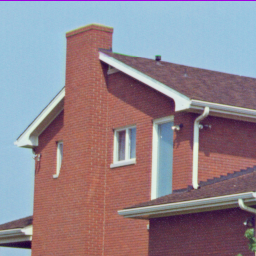
#> input picture assets/watermarked_images/watermarked_4.1.05.png, 256 x 256 px, given in place of mushroom.png, which was not available
$ python demo_embedding.py
#> lines starting #> are read from the running program, lines starting #| are printed output that depends on the picture; pictures that were not available may be replaced by others from this repository, and a replacement may not be noted
### src/watermarking/watermarking.py
"""
===================================================================
BMDS2133 Image Processing — Group Assignment
Module 1: Data Preparation  +  Module 2: Watermark Embedding
===================================================================
Algorithm : Hybrid DWT-DCT Differential Blind Watermarking
"""

import cv2
import numpy as np
import pywt
from scipy.fftpack import dct, idct
from pathlib import Path
import math


from .arnold import (
    arnold_scramble_bits,
)

# ─────────────────────────────────────────────────────────────────
# CONSTANTS
# ─────────────────────────────────────────────────────────────────

BLOCK_SIZE  = 8
ALPHA       = 0.20       # Role C: Increased for heavy JPEG resistance
HVS_GAIN    = 3.0
# We now use TWO coefficients for differential embedding
COEFF_A     = (3, 4)
COEFF_B     = (4, 3)
WAVELET     = "haar"
DWT_LEVEL   = 1
CALIBRATION_SIZE = 0     # Differential is self-syncing, no header needed

ALPHA_BASE  = ALPHA


# ─────────────────────────────────────────────────────────────────
# MODULE 1: DATA PREPARATION
# ─────────────────────────────────────────────────────────────────

def load_image(image_path: str) -> np.ndarray:
    img = cv2.imread(image_path)
    if img is None:
        raise FileNotFoundError(f"Could not load image: {image_path}")
    return img

def save_image(image: np.ndarray, output_path: str):
    out = Path(output_path)
    out.parent.mkdir(parents=True, exist_ok=True)
    cv2.imwrite(str(out), image)

def preprocess_image(image: np.ndarray) -> tuple:
    ycbcr     = cv2.cvtColor(image, cv2.COLOR_BGR2YCrCb)
    Y, Cr, Cb = cv2.split(ycbcr)
    align = BLOCK_SIZE * 2
    h, w  = Y.shape
    new_h = (h // align) * align
    new_w = (w // align) * align
    if new_h != h or new_w != w:
        Y = Y[:new_h, :new_w]
        Cb = Cb[:new_h, :new_w]
        Cr = Cr[:new_h, :new_w]
        ycbcr = ycbcr[:new_h, :new_w]
    Y_norm = Y.astype(np.float64) / 255.0
    return Y_norm, Cb, Cr, ycbcr

def prepare_watermark(watermark_input, embed_capacity: int) -> tuple:
    """
    Prepare a watermark for embedding and save a reference baseline.
    """
    if isinstance(watermark_input, (str, Path)):
        path = Path(str(watermark_input))
        if not path.exists():
            import PIL.Image as PILImage, PIL.ImageDraw as PILDraw, PIL.ImageFont as PILFont
            font_size = 72
            try:
                font = PILFont.truetype("/usr/share/fonts/truetype/dejavu/DejaVuSans-Bold.ttf", font_size)
            except:
                font = PILFont.load_default()
            temp_img = PILImage.new('L', (1000, 200))
            draw = PILDraw.Draw(temp_img)
            bbox = draw.textbbox((0, 0), str(watermark_input), font=font)
            tw, th = bbox[2]-bbox[0], bbox[3]-bbox[1]
            img_pil = PILImage.new('L', (tw + 4, th + 4), color=0)
            draw = PILDraw.Draw(img_pil)
            draw.text((2, 2), str(watermark_input), font=font, fill=255)
            wm = np.array(img_pil)
        else:
            wm = cv2.imread(str(path), cv2.IMREAD_GRAYSCALE)
            if wm is None:
                raise ValueError(f"Could not read watermark image: {watermark_input}")
    else:
        wm = watermark_input
        if len(wm.shape) == 3:
            wm = cv2.cvtColor(wm, cv2.COLOR_BGR2GRAY)

    # Initial binarization
    _, wm_bin = cv2.threshold(wm, 128, 1, cv2.THRESH_BINARY)

    # Resize to fit capacity if necessary
    total = wm_bin.shape[0] * wm_bin.shape[1]
    if total > embed_capacity:
        scale = math.sqrt(embed_capacity / total)
        nh, nw = max(1, int(wm_bin.shape[0]*scale)), max(1, int(wm_bin.shape[1]*scale))
        # Use INTER_AREA for structural integrity during shrinking
        wm_bin = cv2.resize(wm_bin, (nw, nh), interpolation=cv2.INTER_AREA)
        _, wm_bin = cv2.threshold(wm_bin, 0.5, 1, cv2.THRESH_BINARY)

    # Role C Fix: Save the "Gold Standard" reference for evaluation
    # This matches the pixel-grid of the extraction exactly.
    ref_img = (wm_bin * 255).astype(np.uint8)
    ref_path = Path("assets/watermarks/reference_baseline.png")
    ref_path.parent.mkdir(parents=True, exist_ok=True)
    cv2.imwrite(str(ref_path), ref_img)
    print(f"[prepare_watermark] Reference baseline saved to {ref_path}")

    return wm_bin.flatten().astype(np.uint8), wm_bin.shape

# ─────────────────────────────────────────────────────────────────
# MODULE 2: EMBEDDING
# ─────────────────────────────────────────────────────────────────

def apply_dwt(channel: np.ndarray) -> tuple:
    coeffs = pywt.dwt2(channel, WAVELET)
    LL, (LH, HL, HH) = coeffs
    return coeffs, LL, LH, HL, HH

def apply_dct_blocks(subband: np.ndarray) -> np.ndarray:
    h, w = subband.shape
    dct_img = np.zeros_like(subband)
    for r in range(0, h, BLOCK_SIZE):
        for c in range(0, w, BLOCK_SIZE):
            block = subband[r:r+BLOCK_SIZE, c:c+BLOCK_SIZE]
            dct_img[r:r+BLOCK_SIZE, c:c+BLOCK_SIZE] = dct(dct(block.T, norm='ortho').T, norm='ortho')
    return dct_img

def apply_idct_blocks(dct_subband: np.ndarray) -> np.ndarray:
    h, w = dct_subband.shape
    spatial = np.zeros_like(dct_subband)
    for r in range(0, h, BLOCK_SIZE):
        for c in range(0, w, BLOCK_SIZE):
            block = dct_subband[r:r+BLOCK_SIZE, c:c+BLOCK_SIZE]
            spatial[r:r+BLOCK_SIZE, c:c+BLOCK_SIZE] = idct(idct(block, norm='ortho', axis=1), norm='ortho', axis=0)
    return spatial

def _compute_adaptive_alpha(dct_block: np.ndarray, alpha_base: float) -> float:
    # Use block energy but cap it for stability
    mid_energy = float(np.mean(np.abs(dct_block)))
    return alpha_base * (1.0 + min(HVS_GAIN * mid_energy, 2.0))

def _embed_bit_into_band(dct_band: np.ndarray, watermark_bits: np.ndarray, alpha_base: float) -> np.ndarray:
    """
    Differential Embedding: Compares two coefficients.
    Supports Redundancy by repeating bits across all available blocks.
    """
    h, w = dct_band.shape
    n_blocks_row, n_blocks_col = h // BLOCK_SIZE, w // BLOCK_SIZE
    dct_modified = dct_band.copy()
    n_bits = len(watermark_bits)

    count = 0
    for r in range(n_blocks_row):
        for c in range(n_blocks_col):
            bit = int(watermark_bits[count % n_bits])
            br, bc = r * BLOCK_SIZE, c * BLOCK_SIZE

            block = dct_modified[br:br+BLOCK_SIZE, bc:bc+BLOCK_SIZE]
            alpha_l = _compute_adaptive_alpha(block, alpha_base)

            # Differential Logic
            v1 = block[COEFF_A[0], COEFF_A[1]]
            v2 = block[COEFF_B[0], COEFF_B[1]]

            avg = (v1 + v2) / 2.0
            if bit == 1:
                # Make v1 significantly larger than v2
                v1 = avg + alpha_l / 2.0
                v2 = avg - alpha_l / 2.0
            else:
                # Make v2 significantly larger than v1
                v1 = avg - alpha_l / 2.0
                v2 = avg + alpha_l / 2.0

            dct_modified[br+COEFF_A[0], bc+COEFF_A[1]] = v1
            dct_modified[br+COEFF_B[0], bc+COEFF_B[1]] = v2
            count += 1
    return dct_modified

def _extract_soft_from_band(dct_band: np.ndarray, n_bits: int, alpha_base: float) -> np.ndarray:
    """
    Differential Extraction: Uses hard-voting (Sign-based).
    Every block gets exactly one 'vote' (+1 or -1).
    This ensures Gaussian noise in one block can't overwhelm others.
    """
    h, w = dct_band.shape
    n_blocks_row, n_blocks_col = h // BLOCK_SIZE, w // BLOCK_SIZE
    # scores will now store the sum of 'votes'
    scores = np.zeros(n_bits, dtype=np.float64)

    count = 0
    for r in range(n_blocks_row):
        for c in range(n_blocks_col):
            br, bc = r * BLOCK_SIZE, c * BLOCK_SIZE
            v1 = dct_band[br+COEFF_A[0], bc+COEFF_A[1]]
            v2 = dct_band[br+COEFF_B[0], bc+COEFF_B[1]]

            # Vote +1 if v1 > v2, else -1
            vote = 1.0 if v1 > v2 else -1.0
            scores[count % n_bits] += vote
            count += 1
    return scores

def embed_watermark(Y_norm, watermark_bits, alpha=ALPHA):
    _, LL, LH, HL, HH = apply_dwt(Y_norm)
    dct_LH_mod = _embed_bit_into_band(apply_dct_blocks(LH), watermark_bits, alpha)
    dct_HL_mod = _embed_bit_into_band(apply_dct_blocks(HL), watermark_bits, alpha)
    new_coeffs = (LL, (apply_idct_blocks(dct_LH_mod), apply_idct_blocks(dct_HL_mod), HH))
    return np.clip(pywt.idwt2(new_coeffs, WAVELET), 0.0, 1.0), None

def reconstruct_image(Y_wm, Cb, Cr):
    Y_8 = np.clip(Y_wm * 255.0, 0, 255).astype(np.uint8)
    return cv2.cvtColor(cv2.merge([Y_8, Cr, Cb]), cv2.COLOR_YCrCb2BGR)

def extract_watermark(image, n_bits, shape, alpha=ALPHA):
    Y_norm, _, _, _ = preprocess_image(image)
    _, _, LH, HL, _ = apply_dwt(Y_norm)

    s_lh = _extract_soft_from_band(apply_dct_blocks(LH), n_bits, alpha)
    s_hl = _extract_soft_from_band(apply_dct_blocks(HL), n_bits, alpha)

    # Simple consensus: if diff > 0, bit 1
    voted = ((s_lh + s_hl) >= 0).astype(np.uint8)
    return (voted[:shape[0]*shape[1]].reshape(shape) * 255).astype(np.uint8)

# [4 lines left out: function calculate_psnr, not called in this run]

def run_embedding_pipeline(image_path, watermark_input, output_path, alpha=ALPHA, arnold_iterations=0):
    original = load_image(image_path)
    Y_norm, Cb, Cr, _ = preprocess_image(original)
    _, LL, LH, HL, HH = apply_dwt(Y_norm)
    capacity = (LH.shape[0] // BLOCK_SIZE) * (LH.shape[1] // BLOCK_SIZE)

    bits, shape_orig = prepare_watermark(watermark_input, capacity)
    is_text = isinstance(watermark_input, str) and not Path(watermark_input).exists()

    actual_iters, wm_shape_embed, actual_n_bits = 0, shape_orig, len(bits)
    if arnold_iterations > 0:
        bits, grid, pad = arnold_scramble_bits(bits, iterations=arnold_iterations)
        actual_iters, wm_shape_embed, actual_n_bits = arnold_iterations, grid, len(bits)

    Y_wm, _ = embed_watermark(Y_norm, bits, alpha)
    wm_img = reconstruct_image(Y_wm, Cb, Cr)
    save_image(wm_img, output_path)

    return {
        "watermarked_image": wm_img,
        "n_bits": actual_n_bits,
        "watermark_shape": wm_shape_embed,
        "original_shape": shape_orig,
        "arnold_iterations": actual_iters,
        "is_text": is_text,
        "capacity": capacity,
        "watermark_bits": bits.copy(),
    }

### src/demo_embedding.py
"""
===================================================================
demo_embedding.py  —  BMDS2133 Image Processing Group Assignment
===================================================================
Self-contained demonstration of Module 1 + Module 2.

Usage
─────
    cd image_watermarking
    python demo_embedding.py

What it does
────────────
1.  Loads mushroom.png (USC-SIPI-style host image).
2.  Generates a synthetic binary watermark if none is found.
3.  Runs the full DWT-DCT embedding pipeline.
4.  Saves:
        assets/watermarked_images/watermarked_mushroom.png
        assets/watermarks/generated_watermark.png          (if auto-generated)
        results/extracted_watermarks/extracted_watermark.png
5.  Prints a metrics report (PSNR, embedding stats).
"""

import sys
import os
from pathlib import Path

# Make sure src/ is on the path when running from project root
sys.path.insert(0, os.path.dirname(__file__))

# Project root is the parent of src/
PROJECT_ROOT = Path(__file__).resolve().parent.parent

import cv2
import numpy as np

from watermarking import (
    run_embedding_pipeline,
    load_image,
    preprocess_image,
    apply_dwt,
    extract_watermark,
    calculate_psnr,
    ALPHA,
    BLOCK_SIZE,
)


# ─────────────────────────────────────────────────────────────────
# Paths
# ─────────────────────────────────────────────────────────────────
INPUT_DIR         = PROJECT_ROOT / "assets" / "input_images"
WATERMARKS_DIR    = PROJECT_ROOT / "assets" / "watermarks"
WATERMARKED_DIR   = PROJECT_ROOT / "assets" / "watermarked_images"
RESULTS_DIR       = PROJECT_ROOT / "results" / "extracted_watermarks"

HOST_IMAGE        = INPUT_DIR      / "mushroom.png"
WATERMARK_IMAGE   = WATERMARKS_DIR / "generated_watermark.png"
WATERMARKED_OUT   = WATERMARKED_DIR / "watermarked_mushroom.png"
EXTRACTED_OUT     = RESULTS_DIR    / "extracted_watermark.png"


def generate_synthetic_watermark(capacity: int, save_path: Path) -> np.ndarray:
    """
    Create a simple binary watermark pattern (checkerboard + text area)
    and save it so the team can replace it with their own logo later.
    """
    # Use roughly 25 % of capacity
    n_bits   = capacity // 4
    side     = int(np.sqrt(n_bits))
    wm       = np.zeros((side, side), dtype=np.uint8)

    # Checkerboard pattern
    for r in range(side):
        for c in range(side):
            wm[r, c] = 255 if (r + c) % 2 == 0 else 0

    # Draw a simple border frame
    wm[0, :]  = 255
    wm[-1, :] = 255
    wm[:, 0]  = 255
    wm[:, -1] = 255

    save_path.parent.mkdir(parents=True, exist_ok=True)
    cv2.imwrite(str(save_path), wm)
    print(f"[demo] Synthetic watermark generated → {save_path}  ({side}×{side} px)")
    return wm


def print_report(original, watermarked, extracted_wm, wm_bits, capacity, watermark_shape):
    """Pretty-print a metrics summary."""
    separator = "─" * 58

    print()
    print("╔" + "═" * 56 + "╗")
    print("║   EMBEDDING REPORT — Module 1 + Module 2              ║")
    print("╠" + "═" * 56 + "╣")

    print(f"║  Host image shape     : {str(original.shape):<30}║")
    print(f"║  Watermarked shape    : {str(watermarked.shape):<30}║")
    print(separator)

    print(f"║  Embedding capacity   : {capacity:<30}║")
    print(f"║  Bits embedded        : {len(wm_bits):<30}║")
    print(f"║  Utilisation          : {len(wm_bits)/capacity*100:5.1f} %                          ║")
    print(f"║  Watermark grid       : {str(watermark_shape):<30}║")
    print(f"║  Alpha (strength)     : {ALPHA:<30.4f}║")
    print(f"║  Block size           : {BLOCK_SIZE}×{BLOCK_SIZE}                              ║")
    print(f"║  Wavelet              : Haar                          ║")
    print(f"║  Embedding sub-band   : LH (horizontal detail)       ║")

    print("╚" + "═" * 56 + "╝")
    print()


def main():
    print("\n" + "=" * 60)
    print("  DWT-DCT Watermarking Demo  (Module 1 + Module 2)")
    print("=" * 60)

    # ── Determine capacity before choosing watermark ───────────────
    original = load_image(str(HOST_IMAGE))
#> in load_image, img is the input picture: shape (256, 256, 3); mean B, G, R 141.5, 132.5, 146.1
    Y_norm, Cb, Cr, _ = preprocess_image(original)
#> in preprocess_image, `Y, Cr, Cb = cv2.split(ycbcr)`:
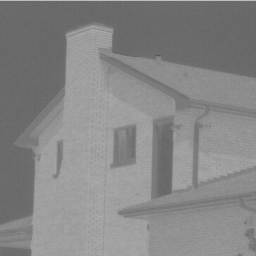
#> Cr: shape (256, 256); min 85, max 194, mean 134.1
#> in preprocess_image, `Y, Cr, Cb = cv2.split(ycbcr)`:
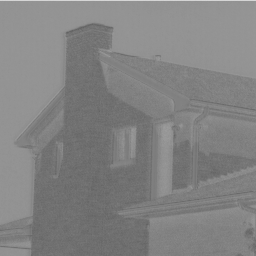
#> Cb: shape (256, 256); min 99, max 214, mean 130.2
    _, LL, LH, HL, HH = apply_dwt(Y_norm)
#> in apply_dwt, `LL, (LH, HL, HH) = coeffs`:
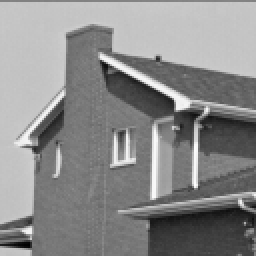
#> LL: shape (128, 128) float64 (shown 2 times larger); min 0.141, max 1.86, mean 1.08; drawn with min black and max white
    h_b, w_b = LH.shape
    capacity = (h_b // BLOCK_SIZE) * (w_b // BLOCK_SIZE)

    # ── Select or generate watermark ──────────────────────────────
    if WATERMARK_IMAGE.exists():
        wm_input = str(WATERMARK_IMAGE)
        print(f"[demo] Using existing watermark: {WATERMARK_IMAGE.name}")
    else:
        wm_img   = generate_synthetic_watermark(capacity, WATERMARK_IMAGE)
#| [demo] Synthetic watermark generated → assets/watermarks/generated_watermark.png  (8×8 px)
        wm_input = wm_img    # pass array directly

    # ── Run embedding pipeline ─────────────────────────────────────
    WATERMARKED_DIR.mkdir(parents=True, exist_ok=True)
    result = run_embedding_pipeline(
        image_path     = str(HOST_IMAGE),
        watermark_input= wm_input,
        output_path    = str(WATERMARKED_OUT),
        alpha          = ALPHA,
    )
#> after the loop in apply_dct_blocks, `for r in range(0, h, BLOCK_SIZE):`:
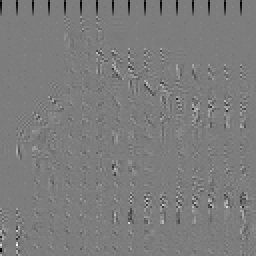
#> dct_img: shape (128, 128) float64 (shown 2 times larger); min -0.643, max 0.667, mean -0.00295; drawn with min black and max white
#> in _embed_bit_into_band, `h, w = dct_band.shape`: h = 128
#> in _embed_bit_into_band, `n_blocks_row, n_blocks_col = h // BLOCK_SIZE, w // BLOCK_SIZE`: n_blocks_row = 16
#> after the loop in _embed_bit_into_band, `for r in range(n_blocks_row):`: count = 256
#> after the loop in apply_dct_blocks (call 2), `for r in range(0, h, BLOCK_SIZE):`:
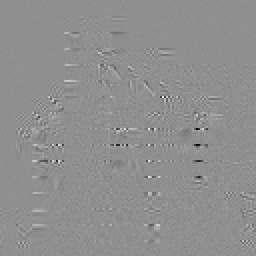
#> dct_img: shape (128, 128) float64 (shown 2 times larger); min -0.623, max 0.481, mean -0.000271; drawn with min black and max white
#> the loop in _embed_bit_into_band (call 2), `for r in range(n_blocks_row):` made 16 passes
#> result = 8 items

    watermarked_image = result["watermarked_image"]
    watermark_shape   = result["watermark_shape"]
#> watermark_shape = (8, 8)
    n_bits            = result["n_bits"]
#> n_bits = 64

    # ── Extract watermark to verify ───────────────────────────────
    print("[demo] Running extraction (blind — no original needed)…")
    extracted_wm = extract_watermark(watermarked_image, n_bits, watermark_shape, ALPHA)
#> after the loop in apply_dct_blocks (call 3), `for r in range(0, h, BLOCK_SIZE):`:
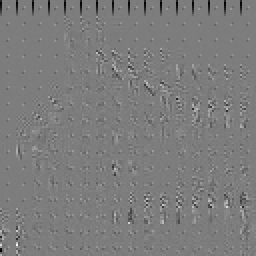
#> dct_img: shape (128, 128) float64 (shown 2 times larger); min -0.644, max 0.667, mean -0.00296; drawn with min black and max white
#> in _extract_soft_from_band, `h, w = dct_band.shape`: h = 128
#> in _extract_soft_from_band, `n_blocks_row, n_blocks_col = h // BLOCK_SIZE, w // BLOCK_SIZE`: n_blocks_row = 16
#> after the loop in _extract_soft_from_band, `for r in range(n_blocks_row):`: count = 256; scores = 64 values, max 4 at index 0, min -4 at index 10, mean 1.75
#> in extract_watermark, `s_lh = _extract_soft_from_band(apply_dct_blocks(LH), n_bits, alpha)`: s_lh has the same summary as scores in _extract_soft_from_band
#> after the loop in apply_dct_blocks (call 4), `for r in range(0, h, BLOCK_SIZE):`:
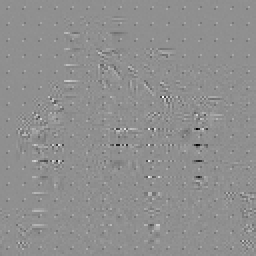
#> dct_img: shape (128, 128) float64 (shown 2 times larger); min -0.623, max 0.483, mean -0.000275; drawn with min black and max white
#> in extract_watermark, `s_hl = _extract_soft_from_band(apply_dct_blocks(HL), n_bits, alpha)`: s_hl has the same summary as scores in _extract_soft_from_band
#> in extract_watermark, `voted = ((s_lh + s_hl) >= 0).astype(np.uint8)`: voted = 64 values, max 1 at index 0, min 0 at index 10, mean 0.719

    RESULTS_DIR.mkdir(parents=True, exist_ok=True)
    cv2.imwrite(str(EXTRACTED_OUT), extracted_wm)
    print(f"[demo] Extracted watermark saved → {EXTRACTED_OUT}")

    # ── Print summary report ───────────────────────────────────────
    # Reload to get aligned version
    original_final = load_image(str(HOST_IMAGE))
    h_wm = watermarked_image.shape[0]
    w_wm = watermarked_image.shape[1]
    original_final = original_final[:h_wm, :w_wm]

    # Dummy bits array for report (just need length)
    dummy_bits = np.zeros(n_bits, dtype=np.uint8)

    print_report(
        original_final,
        watermarked_image,
        extracted_wm,
        dummy_bits,
        capacity,
        watermark_shape,
    )
#| ║  Host image shape     : (256, 256, 3)                 ║
#| ║  Watermarked shape    : (256, 256, 3)                 ║
#| ║  Embedding capacity   : 256                           ║
#| ║  Bits embedded        : 64                            ║
#| ║  Utilisation          :  25.0 %                          ║
#| ║  Watermark grid       : (8, 8)                        ║

    print(f"  Watermarked image → {WATERMARKED_OUT}")
    print(f"  Extracted watermark → {EXTRACTED_OUT}\n")


if __name__ == "__main__":
    main()

$ run again, on assets/watermarked_images/watermarked_4.1.07.png
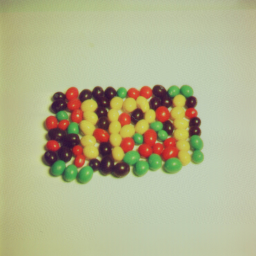
#> input picture assets/watermarked_images/watermarked_4.1.07.png, 256 x 256 px, given in place of mushroom.png, which was not available
#> in load_image, img is the input picture: shape (256, 256, 3); mean B, G, R 141.8, 180.2, 178.7
#> ycbcr: shape (256, 256, 3); mean of channels 0, 1, 2 175.4, 130.4, 109.1
#| [demo] Synthetic watermark generated → assets/watermarks/generated_watermark.png  (8×8 px)
#> in _embed_bit_into_band, `h, w = dct_band.shape`: h = 128
#> in _embed_bit_into_band, `n_blocks_row, n_blocks_col = h // BLOCK_SIZE, w // BLOCK_SIZE`: n_blocks_row = 16
#> after the loop in _embed_bit_into_band, `for r in range(n_blocks_row):`:
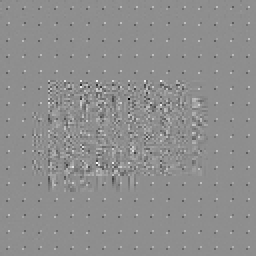
#> dct_modified: shape (128, 128) float64 (shown 2 times larger); min -0.406, max 0.321, mean 0.000149; drawn with min black and max white
#> after the loop in _embed_bit_into_band, `for r in range(n_blocks_row):`: count = 256
#> the loop in _embed_bit_into_band (call 2), `for r in range(n_blocks_row):` made 16 passes
#> after the loop in _embed_bit_into_band (call 2), `for r in range(n_blocks_row):`:
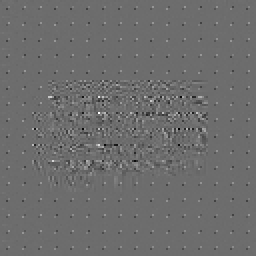
#> dct_modified: shape (128, 128) float64 (shown 2 times larger); min -0.361, max 0.482, mean -6.34e-05; drawn with min black and max white
#> result = 8 items
#> watermark_shape = (8, 8)
#> in main, `n_bits            = result["n_bits"]`: n_bits = 64
#> ycbcr: shape (256, 256, 3); mean of channels 0, 1, 2 175, 130.4, 109.1
#> in _extract_soft_from_band, `h, w = dct_band.shape`: h = 128
#> in _extract_soft_from_band, `n_blocks_row, n_blocks_col = h // BLOCK_SIZE, w // BLOCK_SIZE`: n_blocks_row = 16
#> after the loop in _extract_soft_from_band, `for r in range(n_blocks_row):`: count = 256; scores = 64 values, max 4 at index 0, min -4 at index 10, mean 1.75
#> s_lh has the same summary as scores in _extract_soft_from_band
#> s_hl has the same summary as scores in _extract_soft_from_band
#> voted = 64 values, max 1 at index 0, min 0 at index 10, mean 0.719
#| ║  Host image shape     : (256, 256, 3)                 ║
#| ║  Watermarked shape    : (256, 256, 3)                 ║
#| ║  Embedding capacity   : 256                           ║
#| ║  Bits embedded        : 64                            ║
#| ║  Utilisation          :  25.0 %                          ║
#| ║  Watermark grid       : (8, 8)                        ║
